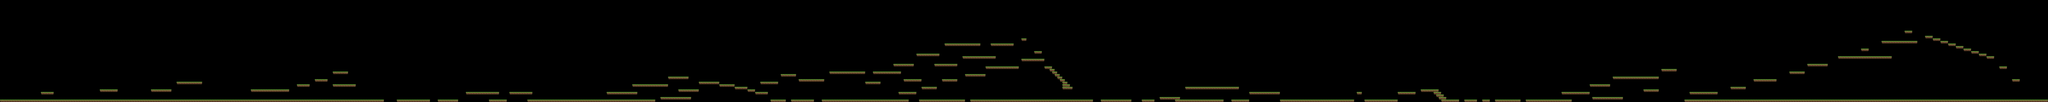

Tiled map render using the project's own tile images. Description and the map definition, with tile-layer contents summarised, below:
An orthogonal 800x40 tile map with 32x32 px tiles, 1 tile layer (Lattiatiilet), 3 tilesets and 131 objects.

<map version="1.0" orientation="orthogonal" renderorder="right-down" width="800" height="40" tilewidth="32" tileheight="32" nextobjectid="180">
 <tileset firstgid="1" name="Tiilet" tilewidth="32" tileheight="32" spacing="4" margin="2" tilecount="16" columns="4">
  <image source="GrassBlocks2.png" width="170" height="170" />
 </tileset>
 <tileset firstgid="17" name="taivas" tilewidth="32" tileheight="32" spacing="4" margin="2" tilecount="56" columns="8">
  <image source="background2.gif" width="288" height="252" />
 </tileset>
 <tileset firstgid="73" name="tiilet2" tilewidth="32" tileheight="32" spacing="1" margin="2" tilecount="25" columns="5">
  <image source="GrassBlocks2.png" width="170" height="170" />
 </tileset>
 <layer name="Lattiatiilet" width="800" height="40" offsetx="-1" offsety="2">
  <data>[32000 cells, 1376 non-empty, 6 distinct tile ids]</data>
 </layer>
 <objectgroup name="Lattialayer" offsetx="-1" offsety="2">
  <object id="3" x="1" y="1248" width="4796" height="35" />
  <object id="4" x="4961" y="1250" width="412" height="32" />
  <object id="5" x="5473" y="1249" width="252" height="31" />
  <object id="6" x="6112" y="1249" width="221" height="31" />
  <object id="7" x="6593" y="1248" width="1596" height="34" />
  <object id="8" x="9633" y="1248" width="187" height="35" />
  <object id="9" x="9890" y="1249" width="283" height="36" />
  <object id="10" x="10273" y="1249" width="1084" height="32" />
  <object id="11" x="11489" y="1250" width="573" height="33" />
  <object id="12" x="12128" y="1249" width="1534" height="34" />
  <object id="13" x="13761" y="1249" width="378" height="37" />
  <object id="14" x="14272" y="1247" width="157" height="37" />
  <object id="15" x="14496" y="1218" width="255" height="32" />
  <object id="16" x="14688" y="1251" width="607" height="31" />
  <object id="17" x="15393" y="1249" width="219" height="35" />
  <object id="18" x="16001" y="1249" width="924" height="34" />
  <object id="19" x="16961" y="1153" width="60" height="32" />
  <object id="20" x="17058" y="1248" width="410" height="33" />
  <object id="21" x="18018" y="1250" width="219" height="31" />
  <object id="22" x="18305" y="1249" width="157" height="38" />
  <object id="23" x="18529" y="1248" width="95" height="40" />
  <object id="24" x="18689" y="1248" width="317" height="34" />
  <object id="25" x="19073" y="1248" width="572" height="34" />
  <object id="26" x="19904" y="1216" width="382" height="33" />
  <object id="27" x="21057" y="1248" width="4542" height="36" />
  <object id="28" x="513" y="1153" width="157" height="34" />
  <object id="29" x="1248" y="1121" width="222" height="33" />
  <object id="30" x="1888" y="1120" width="255" height="33" />
  <object id="31" x="2210" y="1025" width="317" height="33" />
  <object id="32" x="3136" y="1120" width="477" height="32" />
  <object id="33" x="3712" y="1056" width="158" height="35" />
  <object id="34" x="3936" y="992" width="157" height="29" />
  <object id="35" x="4161" y="897" width="189" height="31" />
  <object id="37" x="5825" y="1153" width="413" height="34" />
  <object id="38" x="6369" y="1153" width="288" height="33" />
  <object id="39" x="7585" y="1153" width="383" height="33" />
  <object id="40" x="7906" y="1057" width="442" height="31" />
  <object id="41" x="8258" y="1217" width="382" height="33" />
  <object id="42" x="8353" y="962" width="252" height="30" />
  <object id="43" x="8482" y="1120" width="253" height="31" />
  <object id="44" x="8736" y="1025" width="255" height="33" />
  <object id="45" x="8992" y="1058" width="190" height="33" />
  <object id="46" x="9182" y="1091" width="162" height="32" />
  <object id="47" x="9344" y="1123" width="96" height="28" />
  <object id="48" x="9440" y="1151" width="157" height="33" />
  <object id="49" x="9503" y="1025" width="225" height="34" />
  <object id="50" x="9759" y="928" width="191" height="33" />
  <object id="51" x="9985" y="993" width="317" height="32" />
  <object id="52" x="10369" y="897" width="443" height="32" />
  <object id="53" x="10817" y="1026" width="189" height="31" />
  <object id="54" x="10912" y="896" width="350" height="34" />
  <object id="55" x="11233" y="1153" width="222" height="33" />
  <object id="56" x="11297" y="992" width="219" height="34" />
  <object id="57" x="11521" y="1090" width="189" height="31" />
  <object id="59" x="11169" y="799" width="253" height="34" />
  <object id="60" x="11455" y="674" width="287" height="29" />
  <object id="61" x="11680" y="802" width="287" height="31" />
  <object id="62" x="12064" y="927" width="255" height="33" />
  <object id="63" x="11776" y="993" width="190" height="31" />
  <object id="64" x="11808" y="545" width="448" height="34" />
  <object id="65" x="12033" y="704" width="414" height="32" />
  <object id="66" x="12385" y="544" width="287" height="32" />
  <object id="67" x="12321" y="832" width="414" height="34" />
  <object id="68" x="12769" y="737" width="286" height="32" />
  <object id="70" x="12769" y="481" width="61" height="31" />
  <object id="71" x="12929" y="641" width="94" height="32" />
  <object id="72" x="13057" y="832" width="95" height="33" />
  <object id="73" x="13121" y="867" width="61" height="31" />
  <object id="74" x="13152" y="900" width="61" height="32" />
  <object id="75" x="13188" y="932" width="57" height="29" />
  <object id="76" x="13216" y="961" width="63" height="33" />
  <object id="77" x="13248" y="993" width="61" height="31" />
  <object id="78" x="13280" y="1024" width="61" height="34" />
  <object id="79" x="13282" y="1056" width="93" height="35" />
  <object id="80" x="13283" y="1090" width="123" height="33" />
  <object id="81" x="14817" y="1088" width="669" height="34" />
  <object id="82" x="15616" y="1154" width="381" height="31" />
  <object id="83" x="17473" y="1153" width="219" height="34" />
  <object id="84" x="17762" y="1121" width="222" height="31" />
  <object id="85" x="17921" y="1152" width="92" height="33" />
  <object id="86" x="17951" y="1187" width="94" height="31" />
  <object id="87" x="17986" y="1219" width="91" height="31" />
  <object id="88" x="19519" y="1153" width="349" height="32" />
  <object id="89" x="19873" y="1057" width="255" height="32" />
  <object id="90" x="20162" y="961" width="573" height="34" />
  <object id="91" x="20769" y="866" width="189" height="32" />
  <object id="92" x="21120" y="1153" width="349" height="34" />
  <object id="93" x="21631" y="1087" width="193" height="34" />
  <object id="95" x="21918" y="990" width="291" height="34" />
  <object id="96" x="22369" y="895" width="192" height="31" />
  <object id="97" x="22591" y="799" width="257" height="31" />
  </objectgroup>
 <objectgroup name="Omenalayer" offsetx="-1" offsety="2">
  <!-- 23 objects omitted --></objectgroup>
 <objectgroup name="Hodarilayer" />
 <objectgroup name="Murolayer" />
 <objectgroup name="Donitsilayer">
  <!-- 21 objects omitted --></objectgroup>
 <objectgroup name="Pizzalayer" />
 <objectgroup name="Ranskislayer" />
 <objectgroup name="Mansikkalayer">
  <!-- 18 objects omitted --></objectgroup>
 <objectgroup name="Juustolayer" />
 <objectgroup name="Hampparilayer" />
 <objectgroup name="Munakaslayer">
  <!-- 17 objects omitted --></objectgroup>
 <objectgroup name="Perunalayer" />
 <objectgroup name="Kalalayer" />
 <objectgroup name="Salaattilayer" />
 <objectgroup name="Eslayer">
  <!-- 13 objects omitted --></objectgroup>
 <objectgroup name="Suklaalayer">
  <!-- 11 objects omitted --></objectgroup>
 <objectgroup name="Puurolayer">
  <!-- 8 objects omitted --></objectgroup>
 <objectgroup name="Maitolayer">
  <!-- 5 objects omitted --></objectgroup>
 <objectgroup name="Croisanttilayer">
  <!-- 2 objects omitted --></objectgroup>
 <objectgroup name="Leipälayer" />
 <objectgroup name="Lihalayer" />
 <objectgroup name="Banaanilayer" />
</map>
<!-- 40 of 131 objects omitted -->